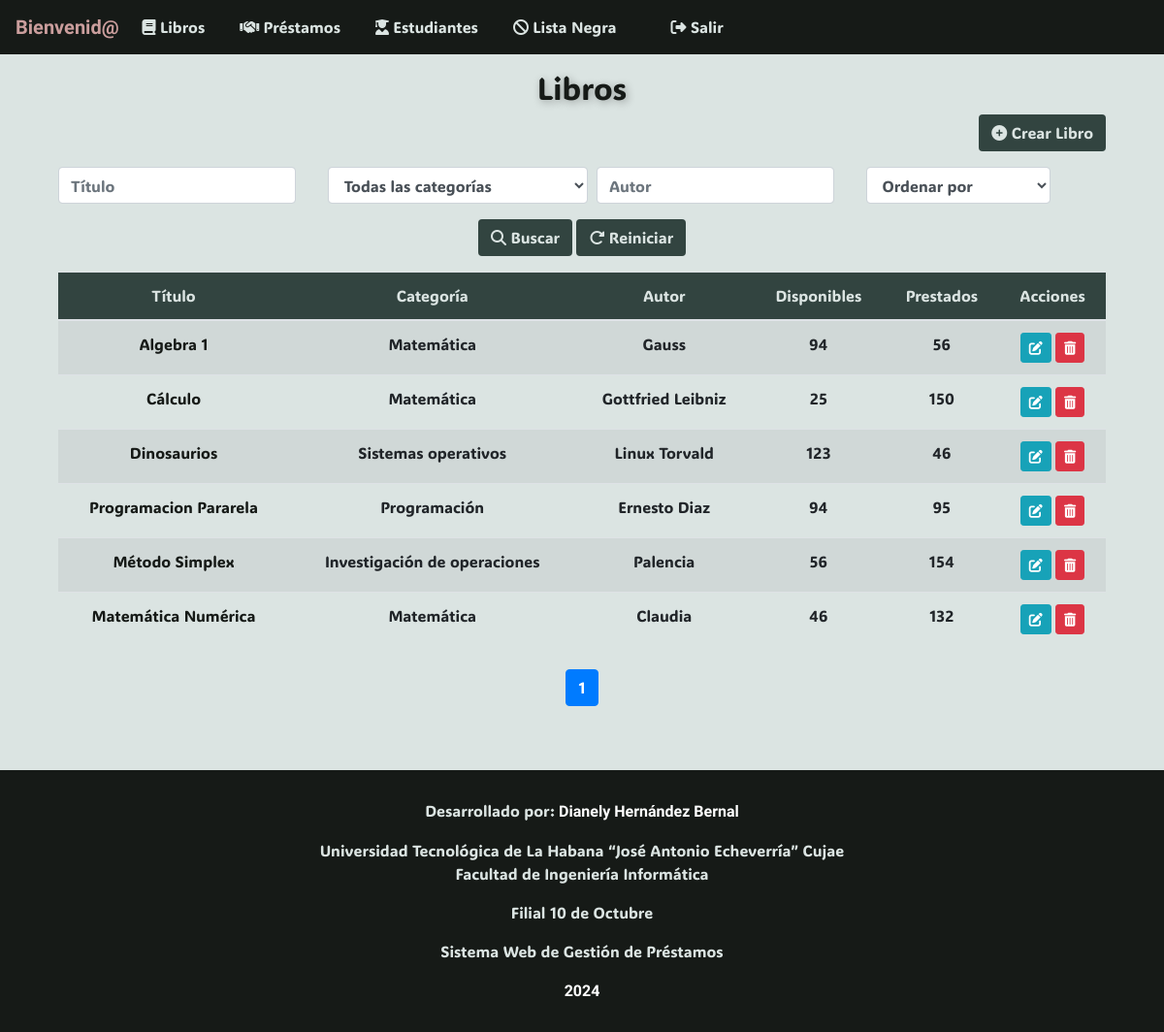
Page /libros/ on the earlier database version.
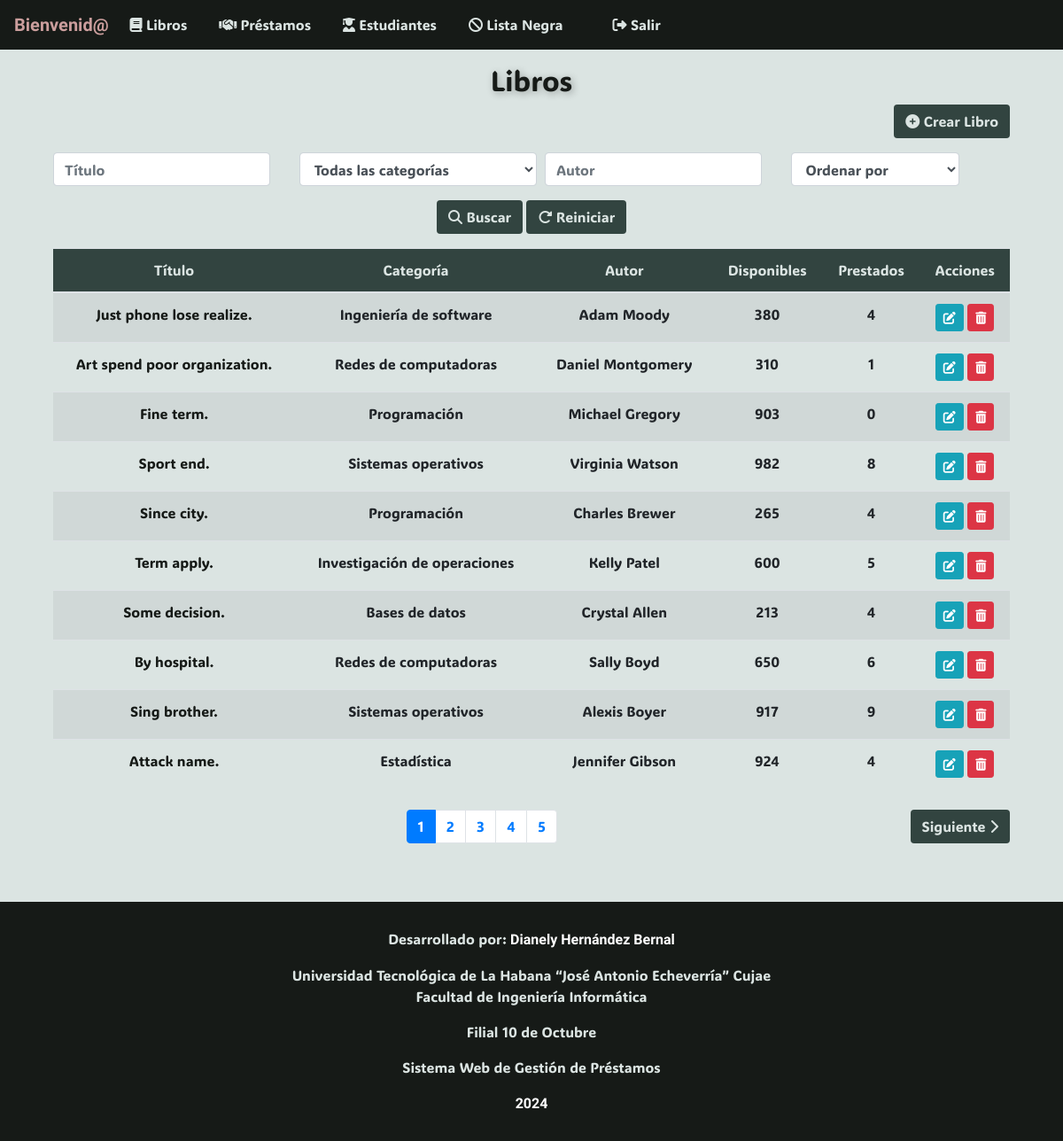
Same page on the later database version.
### app/models.py (models this page shows, shortened)
class Libro(models.Model):
    titulo = models.CharField(max_length=30)
    categoria = models.CharField(max_length=30, choices=LIBRO_CATEGORIA)
    cantidad_disponible = models.IntegerField()
    cantidad_prestada = models.IntegerField()
    autor = models.CharField(max_length=30)
    editorial = models.CharField(max_length=30)
    descripcion = models.TextField()

### app/views.py (the view)
# urls.py: path('libros/', LibroListView.as_view(), name='libro-list'),
class LibroListView(ListView):
    model = Libro
    template_name = 'libro_list.html'
    context_object_name = 'libros'
    def get_queryset(self):
        queryset = Libro.objects.all()
        titulo = self.request.GET.get('buscar_titulo', '')
        if titulo:
            queryset = queryset.filter(titulo__icontains=titulo)
        categoria = self.request.GET.get('categoria', '')
        if categoria:
            queryset = queryset.filter(categoria=categoria)
        autor = self.request.GET.get('buscar_autor', '')
        if autor:
            queryset = queryset.filter(autor__icontains=autor)
        orden = self.request.GET.get("ordenar_por", "")
        if orden:
            queryset = queryset.order_by(orden)
        return queryset
    def get_context_data(self, **kwargs):
        context = super().get_context_data(**kwargs)
        libros = self.get_queryset()
        context["cantidad"] = len(libros)
        paginator = Paginator(libros, 10)
        page = self.request.GET.get("page")
        libros = paginator.get_page(page)
        context["libros"] = libros
        context["LIBRO_CATEGORIA"] = LIBRO_CATEGORIA
        return context

### app/templates/app/libro_list.html (shortened to what this page needs)
{% extends 'app/base.html' %}
{% block content %}
<div class="container mt-3">
    <h2 class="text-center display-5" style="animation: pulse 1.5s 1; text-shadow: 2px 2px 8px rgba(0, 0, 0, 0.3);">
        Libros
    </h2>
    <div class="text-right mb-3">
        <a href="{% url 'libro-create' %}" class="btn btn-color">
            <i class="fas fa-plus-circle"></i> Crear Libro
        </a>
    </div>
    <form method="GET" class="form-inline mb-3">
        <div class="row">
            <div class="col-md-3">
                <input type="text" name="buscar_titulo" class="form-control" placeholder="Título" value="{{ request.GET.buscar_titulo }}">
            </div>
            <div class="col-md-3">
                <select name="categoria" class="form-control">
                    <option value="">Todas las categorías</option>
                </select>
            </div>
            <div class="col-md-3">
                <input type="text" name="buscar_autor" class="form-control" placeholder="Autor" value="{{ request.GET.buscar_autor }}">
            </div>
            <div class="col-md-3">
                <select name="ordenar_por" class="form-control">
                    <option value="">Ordenar por</option>
                </select>
            </div>
            <div class="col-md-12 text-center mt-3">
                <button type="submit" class="btn btn-color">
                    <i class="fas fa-search"></i> Buscar
                </button>
                <a href="{% url 'libro-list' %}" class="btn btn-color">
                    <i class="fas fa-redo-alt"></i> Reiniciar
                </a>
            </div>
        </div>
    </form>
    <table class="table table-striped text-center">
        <thead class="secondary-color">
            <tr>
                <th scope="col">Título</th>
                <th scope="col">Categoría</th>
                <th scope="col">Autor</th>
                <th scope="col">Disponibles</th>
                <th scope="col">Prestados</th>
                <th scope="col">Acciones</th>
            </tr>
        </thead>
        <tbody>
            {% for libro in libros %}
            <tr>
                <td><a href="{% url 'libro-detail' libro.id %}">{{ libro.titulo }}</a></td>
                <td>{{ libro.get_categoria_display }}</td>
                <td>{{ libro.autor }}</td>
                <td>{{ libro.cantidad_disponible }}</td>
                <td>{{ libro.cantidad_prestada }}</td>
                <td>
                    <a href="{% url 'libro-update' libro.id %}" class="btn btn-info btn-sm"><i class="fas fa-edit"></i></a>
                    <a href="{% url 'libro-delete' libro.id %}" class="btn btn-danger btn-sm"><i class="fas fa-trash-alt"></i></a>
                </td>
            </tr>
            {% empty %}
            <tr>
                <td colspan="7" class="text-center">No hay libros disponibles.</td>
            </tr>
            {% endfor %}
        </tbody>
    </table>
    <div class="d-flex justify-content-between mt-4">
        <div>
            <nav aria-label="Page navigation">
                <ul class="pagination">
                    {% for num in libros.paginator.page_range %}
                        {% if libros.number == num %}
                            <li class="page-item active">
                                <a class="page-link" href="?page={{ num }}">{{ num }}</a>
                            </li>
                        {% elif num > libros.number|add:'-5' and num < libros.number|add:'5' %}
                            <li class="page-item">
                                <a class="page-link" href="?page={{ num }}">{{ num }}</a>
                            </li>
                        {% endif %}
                    {% endfor %}
                </ul>
            </nav>
        </div>
        <div>
            {% if libros.has_next %}
                <a href="?page={{ libros.next_page_number }}" class="btn btn-color">
                    Siguiente <i class="fas fa-chevron-right"></i>
                </a>
            {% endif %}
        </div>
    </div>
</div>
{% endblock %}

Differences in the rows shown:
removed Libro: titulo "Algebra 1", categoria "Matemática", autor "Gauss", cantidad_disponible "94", cantidad_prestada "56"
removed Libro: titulo "Cálculo", categoria "Matemática", autor "Gottfried Leibniz", cantidad_disponible "25", cantidad_prestada "150"
removed Libro: titulo "Dinosaurios", categoria "Sistemas operativos", autor "Linux Torvald", cantidad_disponible "123", cantidad_prestada "46"
removed Libro: titulo "Programacion Pararela", categoria "Programación", autor "Ernesto Diaz", cantidad_disponible "94", cantidad_prestada "95"
removed Libro: titulo "Método Simplex", categoria "Investigación de operaciones", autor "Palencia", cantidad_disponible "56", cantidad_prestada "154"
removed Libro: titulo "Matemática Numérica", categoria "Matemática", autor "Claudia", cantidad_disponible "46", cantidad_prestada "132"
added Libro: titulo "Just phone lose realize.", categoria "Ingeniería de software", autor "Adam Moody", cantidad_disponible "380", cantidad_prestada "4"
added Libro: titulo "Art spend poor organization.", categoria "Redes de computadoras", autor "Daniel Montgomery", cantidad_disponible "310", cantidad_prestada "1"
added Libro: titulo "Fine term.", categoria "Programación", autor "Michael Gregory", cantidad_disponible "903", cantidad_prestada "0"
added Libro: titulo "Sport end.", categoria "Sistemas operativos", autor "Virginia Watson", cantidad_disponible "982", cantidad_prestada "8"
added Libro: titulo "Since city.", categoria "Programación", autor "Charles Brewer", cantidad_disponible "265", cantidad_prestada "4"
added Libro: titulo "Term apply.", categoria "Investigación de operaciones", autor "Kelly Patel", cantidad_disponible "600", cantidad_prestada "5"
added Libro: titulo "Some decision.", categoria "Bases de datos", autor "Crystal Allen", cantidad_disponible "213", cantidad_prestada "4"
added Libro: titulo "By hospital.", categoria "Redes de computadoras", autor "Sally Boyd", cantidad_disponible "650", cantidad_prestada "6"
added Libro: titulo "Sing brother.", categoria "Sistemas operativos", autor "Alexis Boyer", cantidad_disponible "917", cantidad_prestada "9"
added Libro: titulo "Attack name.", categoria "Estadística", autor "Jennifer Gibson", cantidad_disponible "924", cantidad_prestada "4"
Other differences:
new list line: "2"
new list line: "3"
new list line: "4"
new list line: "5"
text now shown: "Siguiente"
